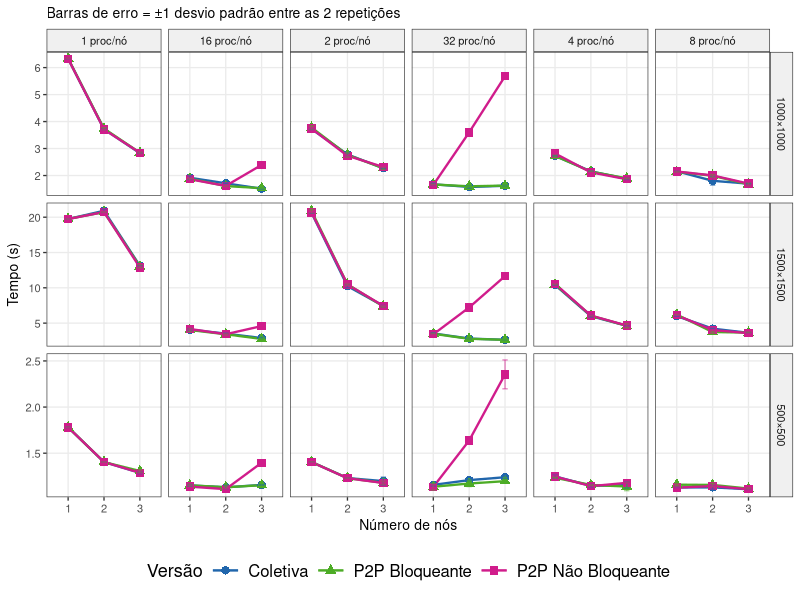
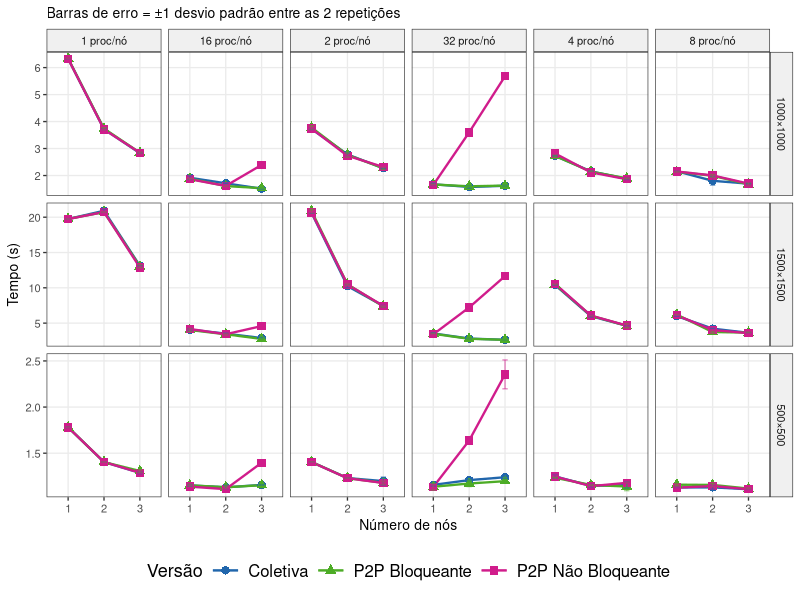

Write R code to recreate these figures, in order.
library(dplyr)
library(ggplot2)

pdf(NULL)

df <- read.csv("../../results/rastro_completo.csv", stringsAsFactors = FALSE)

exec <- df %>%
  filter(rank == "rank0") %>%
  group_by(tipo, size, nproc, nodes, rep) %>%
  summarise(exec_time = max(fim) - min(inicio), .groups = "drop") %>%
  group_by(tipo, size, nproc, nodes) %>%
  summarise(tempo = median(exec_time), sd = sd(exec_time), .groups = "drop")

exec <- exec %>%
  mutate(
    tipo = recode(tipo,
      "coletiva"          = "Coletiva",
      "p2p_bloqueante"    = "P2P Bloqueante",
      "p2p_naobloqueante" = "P2P Não Bloqueante"
    ),
    size_label  = paste0(size, "×", size),
    nodes_label = paste0(nodes, ifelse(nodes == 1, " nó", " nós"))
  )

# Foco: comparar 1 vs 2 vs 3 nós, fixando processos por nó
# Para cada nproc_por_no, nproc_total = nodes * nproc_por_no
# A grade tem: nodes=1 nproc=1,2,4,8,16,32
#              nodes=2 nproc=2,4,8,16,32,64
#              nodes=3 nproc=3,6,12,24,48,96
# Processos por nó = nproc / nodes

exec_pn <- exec %>%
  mutate(pn = nproc / nodes) %>%
  filter(pn %in% c(1, 2, 4, 8, 16, 32)) %>%
  mutate(pn_label = paste0(pn, " proc/nó"))

ggplot(exec_pn, aes(x = factor(nodes), y = tempo,
                    color = tipo, shape = tipo, group = tipo)) +
  geom_line(linewidth = 0.8) +
  geom_point(size = 2.5) +
  geom_errorbar(aes(ymin = tempo - sd, ymax = tempo + sd),
                width = 0.15, alpha = 0.5) +
  facet_grid(size_label ~ pn_label, scales = "free_y") +
  scale_color_manual(values = c(
    "Coletiva"           = "#2166ac",
    "P2P Bloqueante"     = "#4dac26",
    "P2P Não Bloqueante" = "#d01c8b"
  )) +
  labs(
    # title    = "Escalabilidade por número de nós (processos por nó fixo)",
    subtitle = "Barras de erro = ±1 desvio padrão entre as 2 repetições",
    x        = "Número de nós",
    y        = "Tempo (s)",
    color    = "Versão",
    shape    = "Versão"
  ) +
  theme_bw(base_size = 10) +
  theme(
    legend.position  = "bottom",
    panel.grid.minor = element_blank(),
    strip.background = element_rect(fill = "#f0f0f0"),
    legend.text       = element_text(size = 12),
    legend.title      = element_text(size = 13),
    legend.key.size   = unit(0.8, "cm")
  )

ggsave("../imgs/plot_escalabilidade_nos.pdf", width = 14, height = 8)
# ggsave("../imgs/plot_escalabilidade_nos.png", width = 14, height = 8, dpi = 150)
message("Salvo: plot_escalabilidade_nos.pdf")
